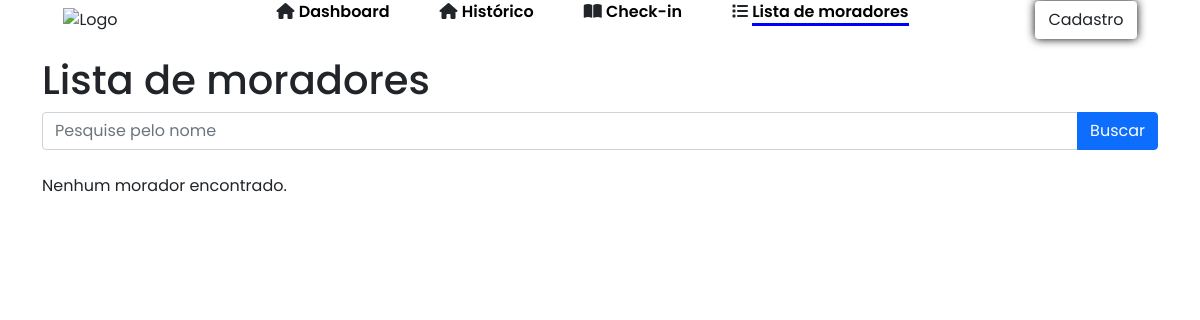
The page /Paginas/fazcheckin.php on the database as committed earlier.
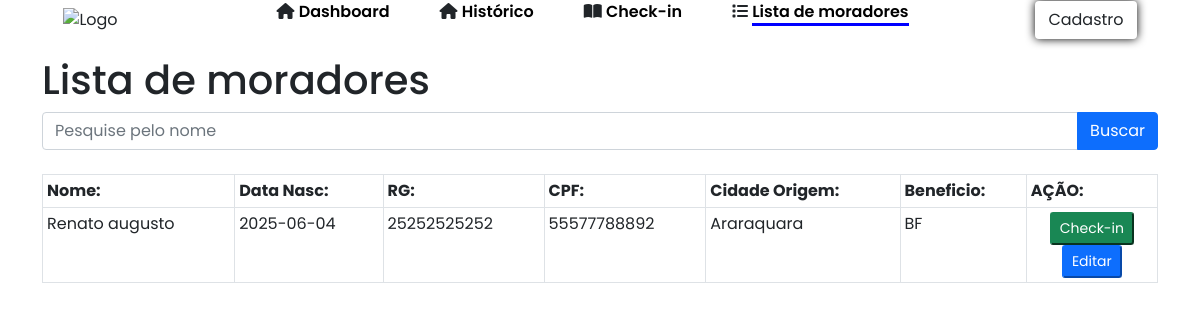
The same page on the database as committed later.
### tables this page shows
CREATE TABLE moradores(
    id INTEGER PRIMARY KEY AUTOINCREMENT,
    nome TEXT NOT NULL,
    data_nasc TEXT NOT NULL,
    rg TEXT NOT NULL,
    cpf TEXT NOT NULL,
    cidade_origem TEXT NOT NULL,
    beneficio TEXT NOT NULL
    );

### Paginas/fazcheckin.php (the view, shortened to what this page needs)
<?php
require '../Formularios/processo.php';
$pesquisa = $_GET['nome'] ?? '';
if($pesquisa){
  $stmt = $db->prepare("SELECT * FROM moradores WHERE nome LIKE ?");
  $stmt->execute(["%$pesquisa%"]);
}
else{
$stmt = $db->prepare("SELECT * from moradores");
$stmt->execute();
}
$moradores = $stmt->fetchAll(PDO::FETCH_ASSOC);
?>
<!DOCTYPE html>
<html lang="pt-BR">
<head>
    <link rel="stylesheet" href="../css/style.css">
    <link rel="stylesheet" href="../css/navbar.css">
    <link rel="stylesheet" href="../css/home.css">
    <link href="https://cdn.jsdelivr.net/npm/bootstrap@5.0.2/dist/css/bootstrap.min.css" rel="stylesheet">
    <link rel="stylesheet" href="https://cdnjs.cloudflare.com/ajax/libs/font-awesome/6.7.2/css/all.min.css">
  </head>
    <body>
 <nav id="navbar">
  <img src="https://www.aparecida.sp.gov.br/img/logo_rodape.png" class="img-fluid " alt="Logo">
   <ul id="nav_list">
        <li class="nav-item">
            <i class="fa-solid fa-house"></i>
          <a href="/Paginas/index.php">Dashboard</a>
          </li>
            <li class="nav-item">
          <i class="fa-solid fa-house"></i>
          <a href="/Paginas/checarlista.php">Histórico</a>
          </li>
            <li class="nav-item">
          <i class="fa-solid fa-book-open"></i>
          <a href="/Paginas/lista.php">Check-in</a>
          </li>
          <li class="nav-item active">
            <i class="fa-solid fa-list"></i>
          <a href="/Paginas/fazcheckin.php">Lista de moradores</a>
          </li>
      </ul>
      <a href ='cadmorador.html' class = 'btn btn-default'>
          Cadastro
      </a>
     </nav>
      <main id="content">
        <div class="container pt-3">
        <h1>Lista de moradores</h1>
        <form method="get" action="fazcheckin.php">
          <div class = "input-group">
          <input type="text" class="form-control" placeholder="Pesquise pelo nome" name="nome" value=<?php echo htmlspecialchars($pesquisa);?>>
          <button class="btn btn-primary" type="submit">Buscar</button>
          </div>
        </form><br>
        <?php if (count($moradores) > 0): ?>
        <table class="table table-bordered table-sm table-responsive">
            <tr>
                <th>Nome:</th>
                <th>Data Nasc:</th>
                <th>RG:</th>
                <th>CPF:</th>
                <th>Cidade Origem:</th>
                <th>Beneficio:</th>
                <th>AÇÃO:</th>
            </tr>
            <?php foreach ($moradores as $m): ?>
            <tr>
                <td><?php echo ($m['nome'])?></td>
                <td><?php echo ($m['data_nasc'])?></td>
                <td><?php echo ($m['rg'])?></td>
                <td><?php echo ($m['cpf'])?></td>
                <td><?php echo ($m['cidade_origem'])?></td>
                <td><?php echo ($m['beneficio'])?></td>
                <td>
                    <form method="get" action = "/Formularios/checkin.php" onsubmit="return confirm('Deseja confirmar o check-in?')">
                    <button class="btn-sm btn-success" type = "submit">Check-in</button>
                    </form>
                    <form method="get" action = "/Formularios/editar.php" onsubmit="return confirm('Deseja editar o cadastro?')">
                    <button class="btn-sm btn-primary" type = "submit">Editar</button>
                    </form>
                </td>
            </tr>
            <?php endforeach; ?>
        </table>
        <?php else: ?>
            <p>Nenhum morador encontrado.</p>
        <?php endif; ?>
          </div>
          </main>
        </body>
        </html>

Rows that differ between the two databases and show on the page:
added moradores: nome "Renato augusto", data_nasc "2025-06-04", rg "25252525252", cpf "55577788892", cidade_origem "Araraquara", beneficio "BF"
Other text that changed with them:
text no longer shown: "Nenhum morador encontrado."
text now shown: "Nome: Data Nasc: RG: CPF: Cidade Origem: Beneficio: AÇÃO:"
